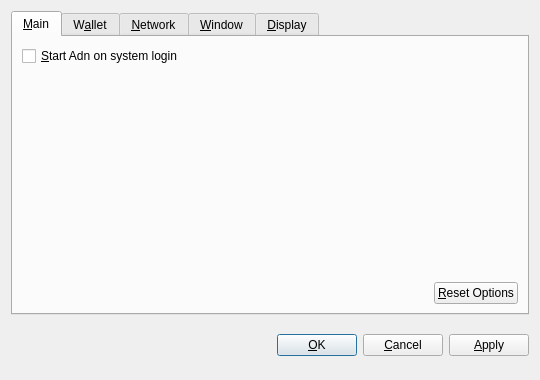
<?xml version="1.0" encoding="UTF-8"?>
<ui version="4.0">
 <class>OptionsDialog</class>
 <widget class="QDialog" name="OptionsDialog">
  <property name="geometry">
   <rect>
    <x>0</x>
    <y>0</y>
    <width>540</width>
    <height>380</height>
   </rect>
  </property>
  <property name="windowTitle">
   <string>Options</string>
  </property>
  <property name="modal">
   <bool>true</bool>
  </property>
  <layout class="QVBoxLayout" name="verticalLayout">
   <item>
    <widget class="QTabWidget" name="tabWidget">
     <property name="tabPosition">
      <enum>QTabWidget::North</enum>
     </property>
     <property name="currentIndex">
      <number>0</number>
     </property>
     <widget class="QWidget" name="tabMain">
      <attribute name="title">
       <string>&amp;Main</string>
      </attribute>
      <layout class="QVBoxLayout" name="verticalLayout_Main">
       <item>
        <widget class="QCheckBox" name="bitcoinAtStartup">
         <property name="toolTip">
          <string>Automatically start Adn after logging in to the system.</string>
         </property>
         <property name="text">
          <string>&amp;Start Adn on system login</string>
         </property>
        </widget>
       </item>
       <item>
        <spacer name="verticalSpacer_Main">
         <property name="orientation">
          <enum>Qt::Vertical</enum>
         </property>
         <property name="sizeHint" stdset="0">
          <size>
           <width>20</width>
           <height>40</height>
          </size>
         </property>
        </spacer>
       </item>
       <item>
        <layout class="QHBoxLayout" name="horizontalLayout_2_Main">
         <item>
          <spacer name="horizontalSpacer_2_Main">
           <property name="orientation">
            <enum>Qt::Horizontal</enum>
           </property>
           <property name="sizeHint" stdset="0">
            <size>
             <width>40</width>
             <height>20</height>
            </size>
           </property>
          </spacer>
         </item>
         <item>
          <widget class="QPushButton" name="resetButton">
           <property name="toolTip">
            <string>Reset all client options to default.</string>
           </property>
           <property name="text">
            <string>&amp;Reset Options</string>
           </property>
           <property name="autoDefault">
            <bool>false</bool>
           </property>
          </widget>
         </item>
        </layout>
       </item>
      </layout>
     </widget>
     <widget class="QWidget" name="tabWallet">
      <attribute name="title">
       <string>W&amp;allet</string>
      </attribute>
      <layout class="QVBoxLayout" name="verticalLayout_Network">
       <item>
        <widget class="QLabel" name="transactionFeeInfoLabel">
         <property name="text">
          <string>Optional transaction fee per kB that helps make sure your transactions are processed quickly. Most transactions are 1 kB.</string>
         </property>
         <property name="textFormat">
          <enum>Qt::PlainText</enum>
         </property>
         <property name="wordWrap">
          <bool>true</bool>
         </property>
        </widget>
       </item>
       <item>
        <layout class="QHBoxLayout" name="horizontalLayout_1_Main">
         <item>
          <widget class="QLabel" name="transactionFeeLabel">
           <property name="text">
            <string>Pay transaction &amp;fee</string>
           </property>
           <property name="textFormat">
            <enum>Qt::PlainText</enum>
           </property>
           <property name="buddy">
            <cstring>transactionFee</cstring>
           </property>
          </widget>
         </item>
         <item>
          <widget class="BitcoinAmountField" name="transactionFee"/>
         </item>
         <item>
          <spacer name="horizontalSpacer_1_Main">
           <property name="orientation">
            <enum>Qt::Horizontal</enum>
           </property>
           <property name="sizeHint" stdset="0">
            <size>
             <width>40</width>
             <height>20</height>
            </size>
           </property>
          </spacer>
         </item>
        </layout>
       </item>
       <item>
        <widget class="QLabel" name="label">
         <property name="text">
          <string>If you disable the spending of unconfirmed change, the change from a transaction cannot be used until that transaction has at least one confirmation. This also affects how your balance is computed.</string>
         </property>
         <property name="wordWrap">
          <bool>true</bool>
         </property>
        </widget>
       </item>
       <item>
        <widget class="QCheckBox" name="spendZeroConfChange">
         <property name="text">
          <string>Spend unconfirmed change  (experts only)</string>
         </property>
        </widget>
       </item>
       <item>
        <spacer name="verticalSpacer">
         <property name="orientation">
          <enum>Qt::Vertical</enum>
         </property>
         <property name="sizeHint" stdset="0">
          <size>
           <width>20</width>
           <height>40</height>
          </size>
         </property>
        </spacer>
       </item>
      </layout>
     </widget>
     <widget class="QWidget" name="tabNetwork">
      <attribute name="title">
       <string>&amp;Network</string>
      </attribute>
      <layout class="QVBoxLayout" name="verticalLayout_Network">
       <item>
        <widget class="QCheckBox" name="mapPortUpnp">
         <property name="toolTip">
          <string>Automatically open the Adn client port on the router. This only works when your router supports UPnP and it is enabled.</string>
         </property>
         <property name="text">
          <string>Map port using &amp;UPnP</string>
         </property>
        </widget>
       </item>
       <item>
        <widget class="QCheckBox" name="connectSocks">
         <property name="toolTip">
          <string>Connect to the Adn network through a SOCKS proxy (e.g. when connecting through Tor).</string>
         </property>
         <property name="text">
          <string>&amp;Connect through SOCKS proxy:</string>
         </property>
        </widget>
       </item>
       <item>
        <layout class="QHBoxLayout" name="horizontalLayout_Network">
         <item>
          <widget class="QLabel" name="proxyIpLabel">
           <property name="text">
            <string>Proxy &amp;IP:</string>
           </property>
           <property name="textFormat">
            <enum>Qt::PlainText</enum>
           </property>
           <property name="buddy">
            <cstring>proxyIp</cstring>
           </property>
          </widget>
         </item>
         <item>
          <widget class="QValidatedLineEdit" name="proxyIp">
           <property name="maximumSize">
            <size>
             <width>140</width>
             <height>16777215</height>
            </size>
           </property>
           <property name="toolTip">
            <string>IP address of the proxy (e.g. 127.0.0.1)</string>
           </property>
          </widget>
         </item>
         <item>
          <widget class="QLabel" name="proxyPortLabel">
           <property name="text">
            <string>&amp;Port:</string>
           </property>
           <property name="textFormat">
            <enum>Qt::PlainText</enum>
           </property>
           <property name="buddy">
            <cstring>proxyPort</cstring>
           </property>
          </widget>
         </item>
         <item>
          <widget class="QLineEdit" name="proxyPort">
           <property name="maximumSize">
            <size>
             <width>55</width>
             <height>16777215</height>
            </size>
           </property>
           <property name="toolTip">
            <string>Port of the proxy (e.g. 9050)</string>
           </property>
          </widget>
         </item>
         <item>
          <widget class="QLabel" name="socksVersionLabel">
           <property name="text">
            <string>SOCKS &amp;Version:</string>
           </property>
           <property name="textFormat">
            <enum>Qt::PlainText</enum>
           </property>
           <property name="buddy">
            <cstring>socksVersion</cstring>
           </property>
          </widget>
         </item>
         <item>
          <widget class="QValueComboBox" name="socksVersion">
           <property name="toolTip">
            <string>SOCKS version of the proxy (e.g. 5)</string>
           </property>
          </widget>
         </item>
         <item>
          <spacer name="horizontalSpacer_Network">
           <property name="orientation">
            <enum>Qt::Horizontal</enum>
           </property>
           <property name="sizeHint" stdset="0">
            <size>
             <width>40</width>
             <height>20</height>
            </size>
           </property>
          </spacer>
         </item>
        </layout>
       </item>
       <item>
        <spacer name="verticalSpacer_Network">
         <property name="orientation">
          <enum>Qt::Vertical</enum>
         </property>
         <property name="sizeHint" stdset="0">
          <size>
           <width>20</width>
           <height>40</height>
          </size>
         </property>
        </spacer>
       </item>
      </layout>
     </widget>
     <widget class="QWidget" name="tabWindow">
      <attribute name="title">
       <string>&amp;Window</string>
      </attribute>
      <layout class="QVBoxLayout" name="verticalLayout_Window">
       <item>
        <widget class="QCheckBox" name="minimizeToTray">
         <property name="toolTip">
          <string>Show only a tray icon after minimizing the window.</string>
         </property>
         <property name="text">
          <string>&amp;Minimize to the tray instead of the taskbar</string>
         </property>
        </widget>
       </item>
       <item>
        <widget class="QCheckBox" name="minimizeOnClose">
         <property name="toolTip">
          <string>Minimize instead of exit the application when the window is closed. When this option is enabled, the application will be closed only after selecting Quit in the menu.</string>
         </property>
         <property name="text">
          <string>M&amp;inimize on close</string>
         </property>
        </widget>
       </item>
       <item>
        <spacer name="verticalSpacer_Window">
         <property name="orientation">
          <enum>Qt::Vertical</enum>
         </property>
         <property name="sizeHint" stdset="0">
          <size>
           <width>20</width>
           <height>40</height>
          </size>
         </property>
        </spacer>
       </item>
      </layout>
     </widget>
     <widget class="QWidget" name="tabDisplay">
      <attribute name="title">
       <string>&amp;Display</string>
      </attribute>
      <layout class="QVBoxLayout" name="verticalLayout_Display">
       <item>
        <layout class="QHBoxLayout" name="horizontalLayout_1_Display">
         <item>
          <widget class="QLabel" name="langLabel">
           <property name="text">
            <string>User Interface &amp;language:</string>
           </property>
           <property name="textFormat">
            <enum>Qt::PlainText</enum>
           </property>
           <property name="buddy">
            <cstring>lang</cstring>
           </property>
          </widget>
         </item>
         <item>
          <widget class="QValueComboBox" name="lang">
           <property name="toolTip">
            <string>The user interface language can be set here. This setting will take effect after restarting Adn.</string>
           </property>
          </widget>
         </item>
        </layout>
       </item>
       <item>
        <layout class="QHBoxLayout" name="horizontalLayout_2_Display">
         <item>
          <widget class="QLabel" name="unitLabel">
           <property name="text">
            <string>&amp;Unit to show amounts in:</string>
           </property>
           <property name="textFormat">
            <enum>Qt::PlainText</enum>
           </property>
           <property name="buddy">
            <cstring>unit</cstring>
           </property>
          </widget>
         </item>
         <item>
          <widget class="QValueComboBox" name="unit">
           <property name="toolTip">
            <string>Choose the default subdivision unit to show in the interface and when sending coins.</string>
           </property>
          </widget>
         </item>
        </layout>
       </item>
       <item>
        <widget class="QCheckBox" name="displayAddresses">
         <property name="toolTip">
          <string>Whether to show Adn addresses in the transaction list or not.</string>
         </property>
         <property name="text">
          <string>&amp;Display addresses in transaction list</string>
         </property>
        </widget>
       </item>
       <item>
        <widget class="QCheckBox" name="coinControlFeatures">
         <property name="toolTip">
          <string>Whether to show coin control features or not.</string>
         </property>
         <property name="text">
          <string>Display coin &amp;control features (experts only!)</string>
         </property>
        </widget>
       </item>
       <item>
        <spacer name="verticalSpacer_Display">
         <property name="orientation">
          <enum>Qt::Vertical</enum>
         </property>
         <property name="sizeHint" stdset="0">
          <size>
           <width>20</width>
           <height>40</height>
          </size>
         </property>
        </spacer>
       </item>
      </layout>
     </widget>
    </widget>
   </item>
   <item>
    <layout class="QHBoxLayout" name="horizontalLayout_Buttons">
     <item>
      <spacer name="horizontalSpacer_1">
       <property name="orientation">
        <enum>Qt::Horizontal</enum>
       </property>
       <property name="sizeHint" stdset="0">
        <size>
         <width>40</width>
         <height>48</height>
        </size>
       </property>
      </spacer>
     </item>
     <item>
      <widget class="QLabel" name="statusLabel">
       <property name="font">
        <font>
         <weight>75</weight>
         <bold>true</bold>
        </font>
       </property>
       <property name="text">
        <string/>
       </property>
       <property name="textFormat">
        <enum>Qt::PlainText</enum>
       </property>
       <property name="wordWrap">
        <bool>true</bool>
       </property>
      </widget>
     </item>
     <item>
      <spacer name="horizontalSpacer_2">
       <property name="orientation">
        <enum>Qt::Horizontal</enum>
       </property>
       <property name="sizeHint" stdset="0">
        <size>
         <width>40</width>
         <height>48</height>
        </size>
       </property>
      </spacer>
     </item>
     <item>
      <widget class="QPushButton" name="okButton">
       <property name="text">
        <string>&amp;OK</string>
       </property>
      </widget>
     </item>
     <item>
      <widget class="QPushButton" name="cancelButton">
       <property name="text">
        <string>&amp;Cancel</string>
       </property>
       <property name="autoDefault">
        <bool>false</bool>
       </property>
      </widget>
     </item>
     <item>
      <widget class="QPushButton" name="applyButton">
       <property name="text">
        <string>&amp;Apply</string>
       </property>
       <property name="autoDefault">
        <bool>false</bool>
       </property>
      </widget>
     </item>
    </layout>
   </item>
  </layout>
 </widget>
 <customwidgets>
  <customwidget>
   <class>BitcoinAmountField</class>
   <extends>QSpinBox</extends>
   <header>bitcoinamountfield.h</header>
  </customwidget>
  <customwidget>
   <class>QValueComboBox</class>
   <extends>QComboBox</extends>
   <header>qvaluecombobox.h</header>
  </customwidget>
  <customwidget>
   <class>QValidatedLineEdit</class>
   <extends>QLineEdit</extends>
   <header>qvalidatedlineedit.h</header>
  </customwidget>
 </customwidgets>
 <resources/>
 <connections/>
</ui>
